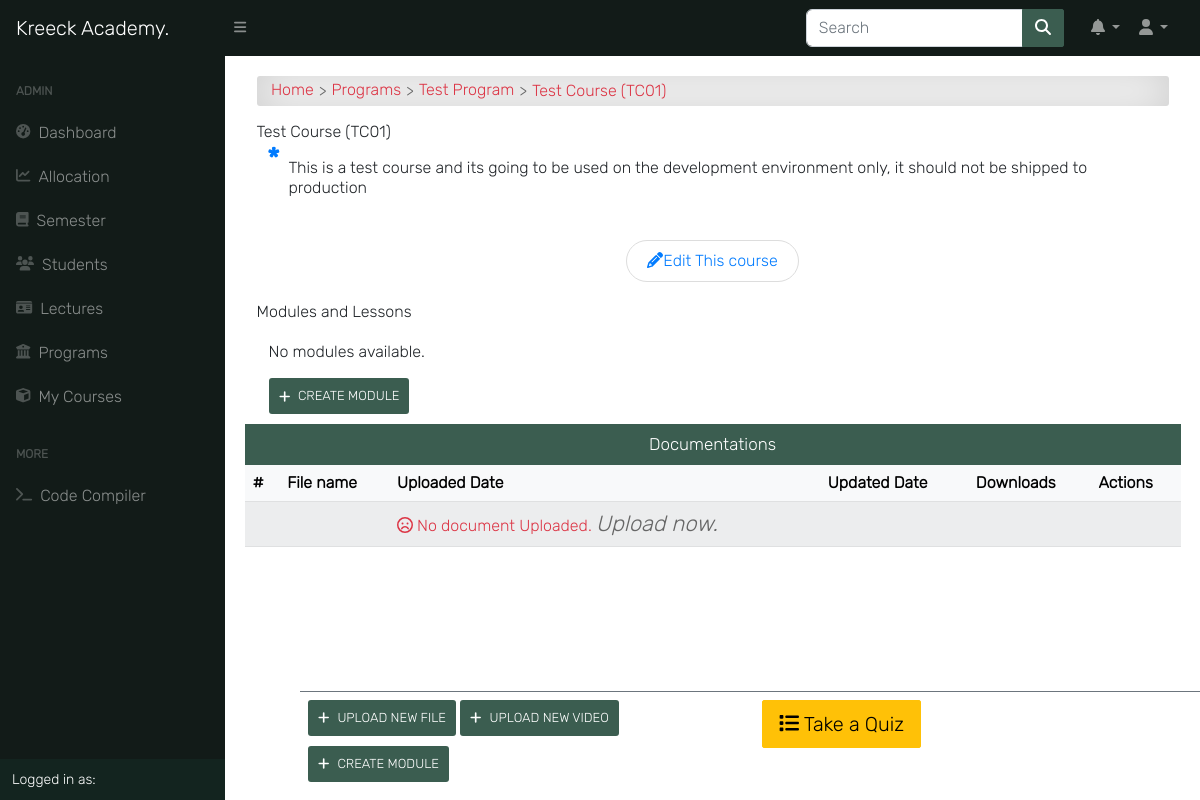
The app's page /programs/course/test-course/detail/ (signed in), older data.
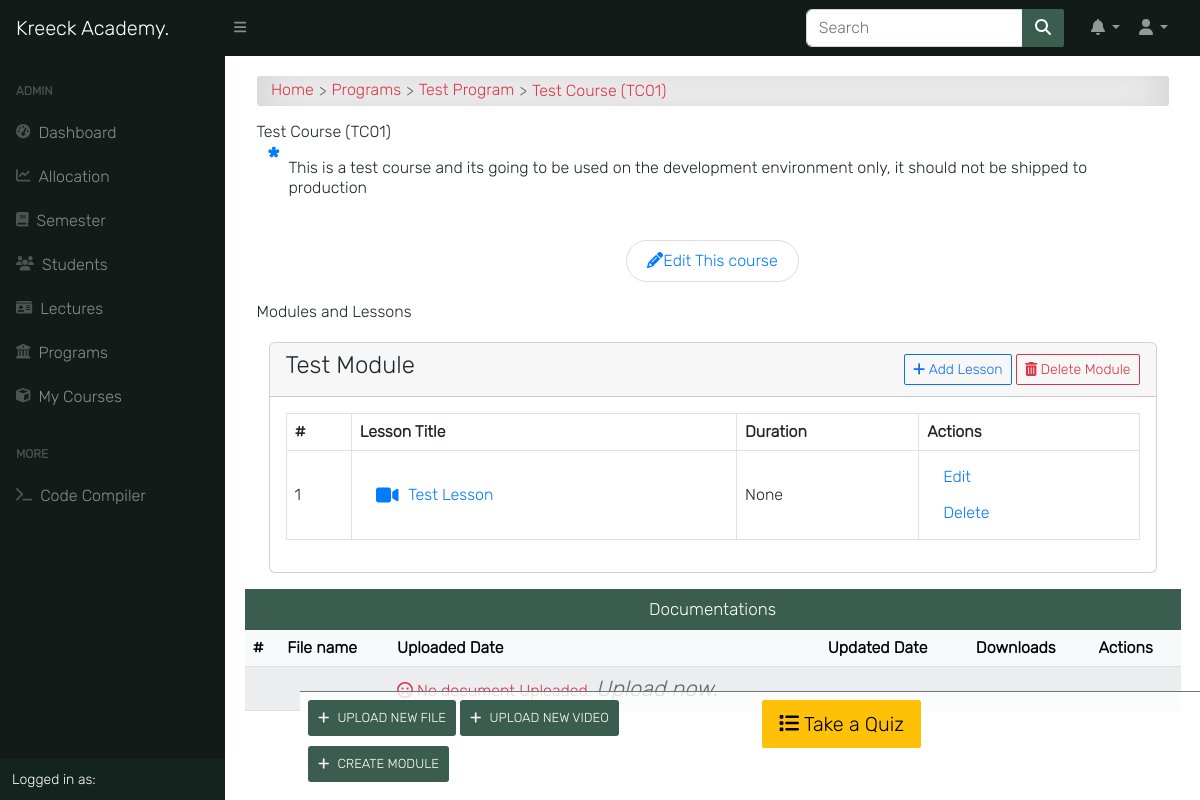
The same page, newer data.
### course/models.py (models this page shows, shortened)
class Module(models.Model):
    id = models.UUIDField(primary_key=True, default=uuid4, editable=False)
    title = models.CharField(_('Title'), max_length=255)
    course = models.ForeignKey(Course, related_name='modules', on_delete=models.CASCADE)

class UploadVideo(models.Model):
    module = models.ForeignKey(Module, on_delete=models.CASCADE, related_name='lessons', null=True, blank=True)
    title = models.CharField(max_length=100)
    slug = models.SlugField(blank=True, unique=True)
    course = models.ForeignKey(Course, on_delete=models.CASCADE)
    video = models.FileField(upload_to='course_videos/', validators=[FileExtensionValidator(['mp4', 'mkv', 'wmv', '3gp', 'f4v', 'avi', 'mp3'])])
    summary = models.TextField(null=True, blank=True)
    duration = models.DurationField(null=True)
    timestamp = models.DateTimeField(auto_now=False, auto_now_add=True, null=True)
    documents = models.ForeignKey(Upload, on_delete=models.CASCADE, related_name='lesson_documents', null=True, blank=True)
    def __str__(self):
        return str(self.title)
    def get_absolute_url(self):
        return reverse('video_single', kwargs={'slug': self.course.slug, 'video_slug': self.slug})

### course/views.py (the view)
# urls.py: path('course/<slug>/detail/', course_single, name='course_detail'),
@login_required
def course_single(request, slug):
    course = get_object_or_404(Course, slug=slug)
    files = Upload.objects.filter(course__slug=slug)
    videos = UploadVideo.objects.filter(course__slug=slug)
    modules = Module.objects.filter(course=course)
    lecturers = CourseAllocation.objects.filter(courses__pk=course.id)
    return render(request, 'course/course_single.html', {
        'title': course.title,
        'course': course,
        'files': files,
        'videos': videos,
        'modules': modules,
        'lecturers': lecturers,
        'media_url': settings.MEDIA_ROOT,
    })

### course/models.py (called while the page is built)
    def __str__(self):
        return self.title

    def __str__(self):
        return "{0} ({1})".format(self.title, self.code, self.price)

### templates/course/course_single.html (shortened to what the changed rows need)
{% extends 'base.html' %}
{% load static %}
{% block content %}
<div class="container">
    <div class="site-section">
        <br>
        <div class="container">
            {% if modules %}
                {% for module in modules %}
                    <div id="module-{{ module.id }}" class="card mb-3">
                        <div class="card-header d-flex justify-content-between align-items-center">
                            <h4 id="module-title-{{ module.id }}" class="module-title" data-module-id="{{ module.id }}" contenteditable="true">{{ module.title }}</h4>
                            <div>
                                <a href="{% url 'upload_video' course.slug %}?module_id={{ module.id }}" class="add-lesson-button btn btn-sm btn-outline-primary">
                                    <i class="fas fa-plus"></i> Add Lesson
                                </a>
                                <a href="#" class="delete-module-button btn btn-sm btn-outline-danger" data-module-id="{{ module.id }}">
                                    <i class="fas fa-trash-alt"></i> Delete Module
                                </a>
                            </div>
                        </div>
                        <div class="card-body">
                            <table class="table table-bordered">
                                <thead>
                                    <tr>
                                        <th>#</th>
                                        <th>Lesson Title</th>
                                        <th>Duration</th>
                                        <th>Actions</th>
                                    </tr>
                                </thead>
                                <tbody>
                                    {% for lesson in module.lessons.all %}
                                        <tr>
                                            <td>{{ forloop.counter }}</td>
                                            <td>
                                                <a href="{{ lesson.get_absolute_url }}" title="{{ lesson }}">
                                                    <i style="font-size: 20px; padding-right: 10px;" class="fas fa-video"></i>
                                                        {{ lesson.title|title }}
                                                </a>
                                            </td>
                                            <td>{{ lesson.duration }}</td>
                                            <td>
                                                <a href="#" class="update">Edit</a>
                                                <a href="#" class="delete" data-lesson-id="{{ lesson.id }}">Delete</a>
                                            </td>
                                        </tr>
                                    {% empty %}
                                        <tr>
                                            <td colspan="3">No lessons available.</td>
                                        </tr>
                                    {% endfor %}
                                </tbody>
                            </table>
                        </div>
                    </div>
                {% endfor %}
            {% else %}
                <p>No modules available.</p>
                <a class="add-button" href="{% url 'create_module' course.slug %}"><i class="fas fa-plus"></i>
                    Create Module
                </a>
            {% endif %}
        </div>
    </div>
    <div class="row">
        <div class="col-md-12 p-0">
            <div class="table-responsive">
                <table class="table table-shadow table-light table-striped m-0">
                    <thead>
                        <tr>
                            <th>#</th>
                            <th>File name</th>
                            <th>Uploaded Date</th>
                            <th>Updated Date</th>
                            <th>Downloads</th>
                            {% if request.user.is_superuser or request.user.is_lecturer %}
                            <th>Actions</th>
                            {% endif %}
                        </tr>
                    </thead>
                </table>
            </div>
        </div>
    </div>
</div>
{% endblock content %}

Row changes from the older to the newer data that the page shows:
added Module: title "Test Module"
added UploadVideo: title "Test Lesson", duration "None"
Text that changed along with them:
text no longer shown: "No modules available. CREATE MODULE"
